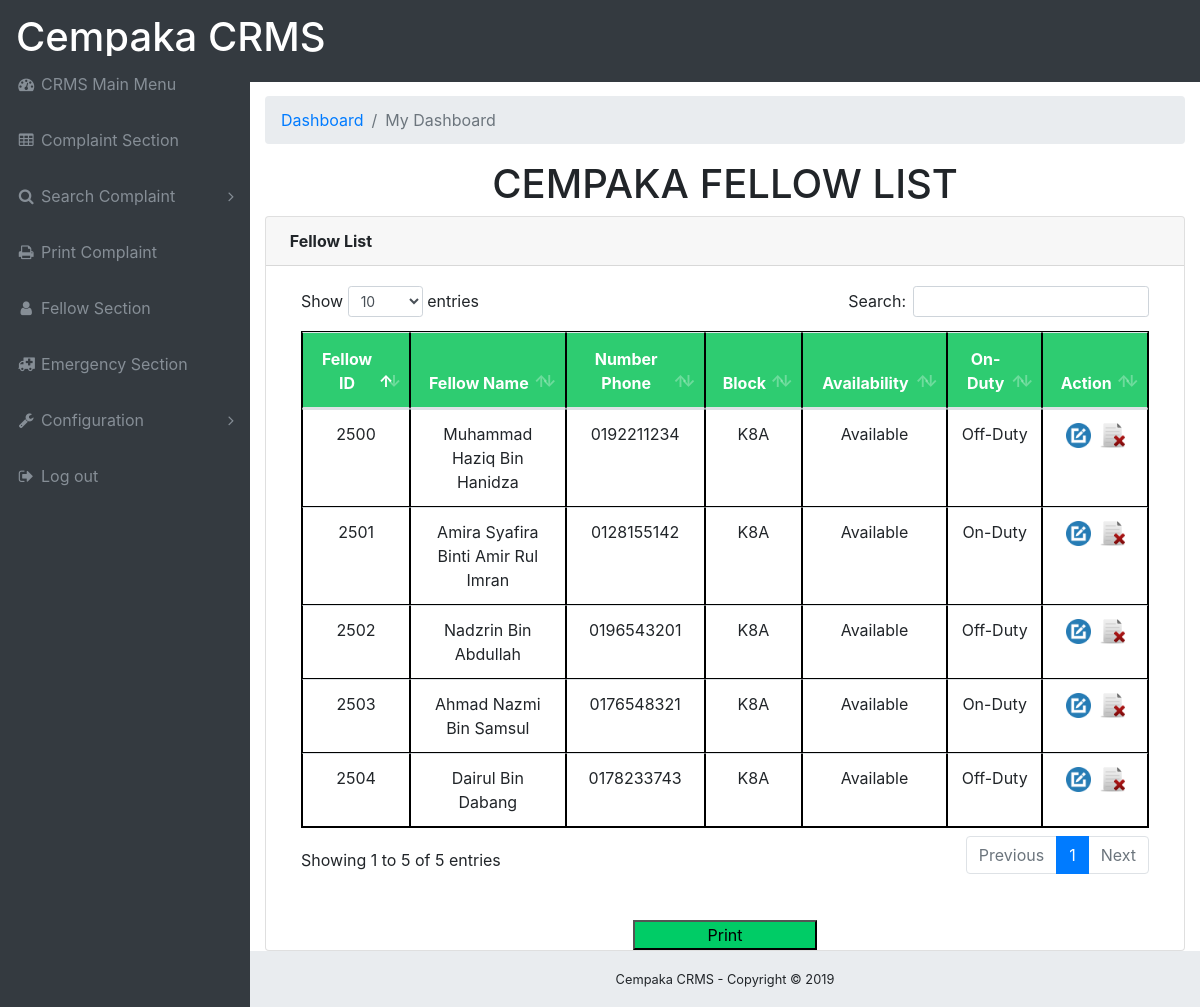
The app's page /fellow_list.php (signed in) with its own data.
### tables this page shows
CREATE TABLE `fellow` (
  `id` int(11) NOT NULL,
  `fellow_id` int(20) NOT NULL,
  `fellow_name` varchar(50) NOT NULL,
  `contact_no` varchar(50) NOT NULL,
  `fellow_block` varchar(50) NOT NULL,
  `availability` int(11) NOT NULL,
  `on_duty` int(12) NOT NULL,
  `status` int(11) NOT NULL
);

### fellow_list.php (the view, shortened to what this page needs)
<?php
include "connection.php";
?>
<!DOCTYPE html>
<html lang="en">
<head>
  <link href="vendor/bootstrap/css/bootstrap.min.css" rel="stylesheet">
  <link href="vendor/font-awesome/css/font-awesome.min.css" rel="stylesheet" type="text/css">
  <link href="vendor/datatables/dataTables.bootstrap4.css" rel="stylesheet">
  <link href="includes/css/sb-admin.css" rel="stylesheet">
</head>
<body class="fixed-nav sticky-footer bg-dark" id="page-top">
<?php
include 'menu.php';
?>
<br>
<div class="content-wrapper">
    <div class="container-fluid">
      <ol class="breadcrumb">
        <li class="breadcrumb-item">
          <a href="fellow.php">Dashboard</a>
        </li>
        <li class="breadcrumb-item active">My Dashboard</li>
      </ol>
  <center><h1 style="">CEMPAKA FELLOW LIST</h1></center>
<?php
  $sql="SELECT * FROM fellow WHERE status='1'";
  $res=$link->query($sql);
  if ($res->num_rows>0)
  {
      echo "
        <div class=card mb-3>
        <div class=card-header>
        <i class=fa fa-table></i><strong> Fellow List </strong></div>
        <div class=card-body>
        <div class=table-responsive>
      <table class=table table-bordered id=dataTable width=100% cellspacing=0>
        <thead>
                        <tr>
                            <th>Fellow ID</th>
                            <th>Fellow Name</th>
                            <th>Number Phone</th>
                            <th>Block</th>
                            <th>Availability</>
                            <th>On-Duty</>
                            <th>Action</th>
                        </tr>
                        </thead>
<tbody>
                        ";
                        while ($row=$res->fetch_assoc())
                        {
                          if($row["availability"] == 1){
                            $availability = "Available";
                          }else{
                            $availability = "Not Available";
                          }
                          if($row["on_duty"] == 1){
                            $on_duty = "On-Duty";
                          }else{
                            $on_duty = "Off-Duty";
                          }
                           echo"
                          <tr>
    <td><center>".$row["fellow_id"]."</center></td>
  <td><center>".$row["fellow_name"]."</center></td>
  <td><center>".$row["contact_no"]."</center></td>
  <td><center>".$row["fellow_block"]."</center></td>
  <td><center>".$availability."</center></td>
  <td><center>".$on_duty."</center></td>
  <td><center><a href='update_fellow.php?id=".$row["fellow_id"]."'><img src=includes/img/edit.png width=25 height=25></a>&nbsp
      <a href='delete_fellow_process.php?id=".$row["fellow_id"]."'><img src=includes/img/deleted.ico width=25 height=25></a></center>
  </td>
                           </tr>
                           ";
                        }
                        echo " <?php }?>
              </tbody>
            </table>";
                   }
?>
<br>
          </div>
        </div>
       <form></strong><center><button href="#" class="easyui-linkbutton" plain="true" iconCls="icon-print" onclick="docPrint()" style="background-color: #00CC66; width: 20%;">Print</button></center></form>
    </div>
    <footer class="sticky-footer">
      <div class="container">
        <div class="text-center">
          <small>Cempaka CRMS - Copyright © 2019</small>
        </div>
      </div>
    </footer>
  </div>
</body>
</html>

### includes/css/sb-admin.css (style rules this page uses)
html { position: relative; min-height: 100%; }
body { overflow-x: hidden; }
body.sticky-footer { margin-bottom: 56px; }
body.sticky-footer .content-wrapper { min-height: calc(100vh - 56px - 56px); }
body.fixed-nav { padding-top: 56px; }
.content-wrapper { min-height: calc(100vh - 56px); padding-top: 1rem; }
.content-wrapper { overflow-x: hidden; background: white; }
@media (min-width: 992px) { .content-wrapper { margin-left: 250px; } }
footer.sticky-footer { position: absolute; right: 0; bottom: 0; width: 100%; height: 56px; background-color: #e9ecef; line-height: 55px; }
@media (min-width: 992px) { footer.sticky-footer { width: calc(100% - 250px); } }
@media (min-width: 992px) { .container { width:80%; margin:auto; overflow:hidden; } }

### fellow_list.php (style rules this page uses)
table, td, th { border: 1px solid black; }
.table { border-collapse: collapse; width: 90%; background-color: white; }
th { height: 50px; text-align: center; background-color: #2ECC71; color: white; }

### records on screen
fellow: fellow "2500", fellow_name "Muhammad Haziq Bin Hanidza", contact_no "0192211234", fellow_block "K8A", availability "Available", on_duty "Off-Duty"
fellow: fellow "2501", fellow_name "Amira Syafira Binti Amir Rul Imran", contact_no "0128155142", fellow_block "K8A", availability "Available", on_duty "On-Duty"
fellow: fellow "2502", fellow_name "Nadzrin Bin Abdullah", contact_no "0196543201", fellow_block "K8A", availability "Available", on_duty "Off-Duty"
fellow: fellow "2503", fellow_name "Ahmad Nazmi Bin Samsul", contact_no "0176548321", fellow_block "K8A", availability "Available", on_duty "On-Duty"
fellow: fellow "2504", fellow_name "Dairul Bin Dabang", contact_no "0178233743", fellow_block "K8A", availability "Available", on_duty "Off-Duty"
